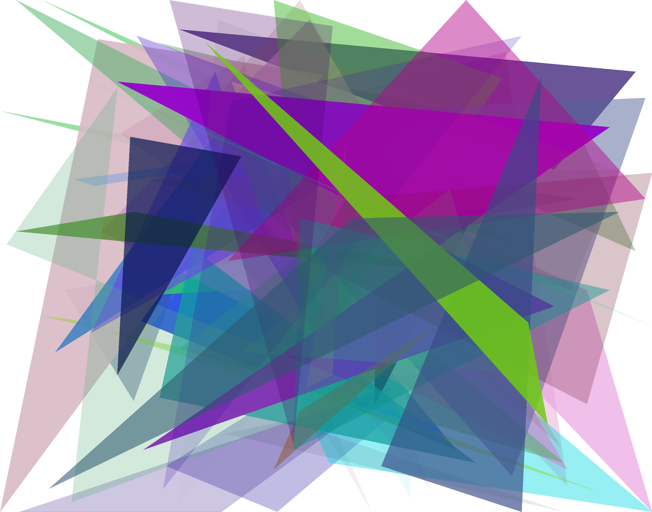
#> input picture pic_g6000_s1502846.61692.png, 652 x 512 px
$ python evolisa_testing.py pic_g6000_s1502846.61692.png 5 5 5 5
#> lines starting #> are read from the running program, lines starting #| are printed output that depends on the picture; long printed decimals are rounded
import numpy as np
from PIL import Image as plImage
from PIL import ImageDraw as plDraw
from random import *
import math
import heapq #finding nth largest
from numpy.random import randint

# selection algorithms
# chromosome = [shapes, points, colors, image, score]
# [24 lines left out: function fitnessProportionalSelection, not called in this run]


def nth_largest(n, iter):
    return heapq.nlargest(n, iter)[-1]

# [165 lines left out: functions rankbasedSelection, binaryTournament, randomSelection, truncation, crossOver, not called in this run]

#supporting functions
def resizer(original, internal_size):
    factor = max(original.size) / internal_size
    '''
    factor = height or width per unit specified resolution
    '''
    def reduce(image):
        '''Reduces source image to internal resolution'''
        reduced, w, h = image.copy(), original.size[0] / factor, original.size[1] / factor
        reduced.thumbnail((w, h))
        return np.array(reduced), reduced.size[0], reduced.size[1]

    def restore(shapes, points, colors):
        '''Restores generated image to original resolution'''
        return draw_image(*original.size, shapes * factor, points, colors, antialiasing=True)

    return reduce, restore

# [21 lines left out: functions initialize, draw_image, not called in this run]

def error_abs(a, b):
    '''Calculates difference between two image matrices'''
    errorS = np.abs(np.subtract(a, b, dtype=np.dtype('i4'))).sum()
    return errorS

def error_percent(error, image):
    '''Calculates human-readable % of error from absolute error'''
    return error / (image.shape[0] * image.shape[1] * 255 * 3) * 100

def generate(source,final, n_shapes, min_points, max_points, internal_res):
    '''Build image. Interrupt program to return current image'''
#> called with source = 'pic_g104000_s1502846.61692.png', final = 'pic_g6000_s1502846.61692.png', n_shapes = 50, min_points = 3, max_points = 20, internal_res = 200
    population = []

    # [75 lines left out: functions changes, iterate, not called in this run]


    originalFinal = plImage.open(final).convert('RGB')
#> originalFinal is the input picture: PIL image 652x512 RGB; mean R, G, B 150.6, 146.6, 176.9
    reduce, restore = resizer(originalFinal, internal_res)
    internalFinal, width, height = reduce(originalFinal)
#> in reduce, `reduced, w, h = image.copy(), original.size[0] / factor, original.size..`: w = 200; h = 157.1
#> in reduce, `reduced.thumbnail((w, h))`:
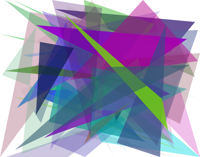
#> reduced: PIL image 200x157 RGB; mean R, G, B 150.6, 146.5, 176.9
#> width = 200; height = 157


    original = plImage.open(source).convert('RGB')
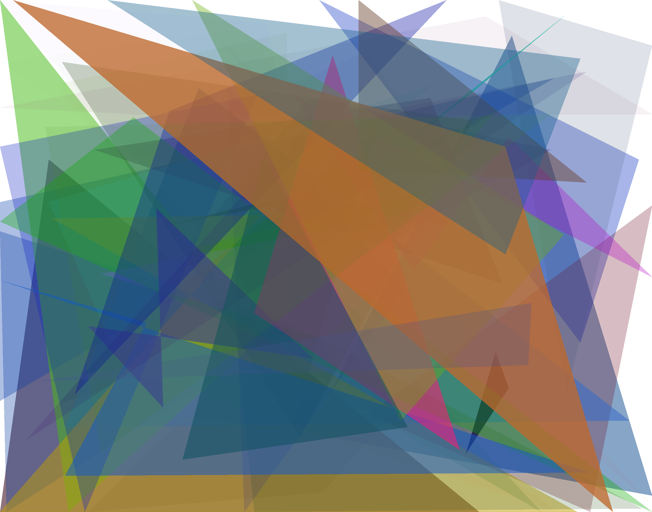
#> input picture pic_g104000_s1502846.61692.png, 652 x 512 px
#> original is the input picture: PIL image 652x512 RGB; mean R, G, B 128.9, 133.4, 129
    reduce, restore = resizer(original, internal_res)
    internal, width, height = reduce(original)
#> in reduce (call 2), `reduced.thumbnail((w, h))`:
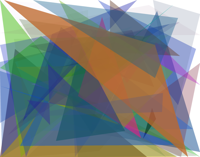
#> reduced: PIL image 200x157 RGB; mean R, G, B 128.9, 133.4, 129


    print('Generating {}x{} image with {}x{} internal resolution'.format(*original.size, width, height))
#| Generating 652x512 image with 200x157 internal resolution

    # statistics
    nPopulation = 10
    mutationRate = .3
    nChildren = 2 #must be even
    #generating random population
    boundaries = np.tile([width, height], max_points)
#> boundaries = 40 values, max 200 at index 0, min 157 at index 1, mean 178.5

    score = (10000000000000/(error_abs(internal, internalFinal)))
#> in error_abs, `errorS = np.abs(np.subtract(a, b, dtype=np.dtype('i4'))).sum()`: errorS = 5481774
#> score = 1824227
    print(score)
#| 1824226.975


if __name__ == '__main__':
    from sys import argv

    error_args = (
        "Invalid arguments. Usage:\n"
        "python evolisa.py [source] [# shapes] [min sides] [max sides] [internal res]\n"
        "Example: python evolisa.py source.jpg 50 3 20 160"
        )
    try:
        source= "pic_g104000_s1502846.61692.png"
        final= "pic_g6000_s1502846.61692.png"
        n_shapes =50# int(argv[2])
        min_points, max_points =3,20# int(argv[3]), int(argv[4])
        internal_res =200# int(argv[5])
    except:
        print(error_args)

    generate(source,final, n_shapes, min_points, max_points, internal_res)

'''
1490428 -> 1336207
1490428 -> 1335371
1490428 -> 1326499

1502846 -> 1215668
1502846 -> 1275390

'''
